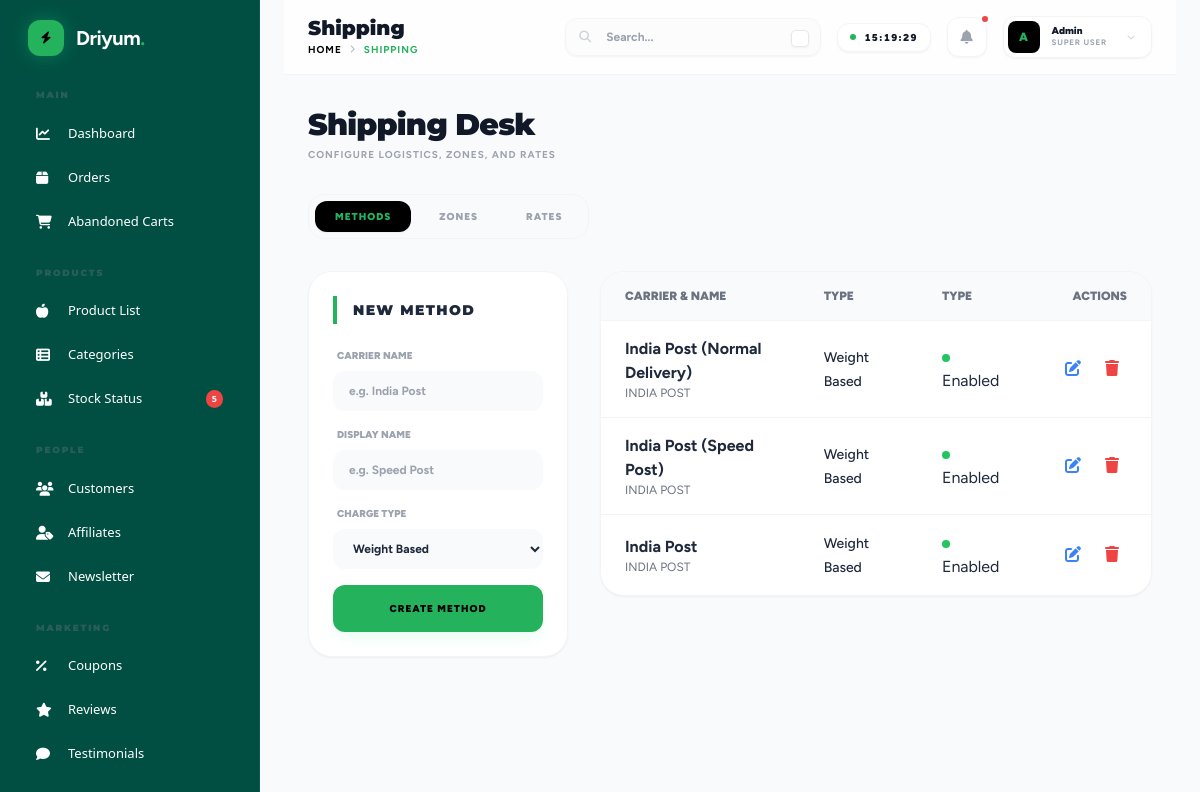
/admin/shipping.php (signed in), run on the app's committed database.
### tables this page shows
CREATE TABLE `shipping_methods` (
  `id` int(11) NOT NULL,
  `carrier_name` varchar(255) NOT NULL,
  `display_name` varchar(255) NOT NULL,
  `min_days` int(11) NOT NULL,
  `max_days` int(11) NOT NULL,
  `charge_type` enum('flat','weight_based','zone_based') NOT NULL,
  `status` tinyint(1) DEFAULT 1,
  `created_at` timestamp NOT NULL DEFAULT current_timestamp(),
  `updated_at` timestamp NOT NULL DEFAULT current_timestamp() ON UPDATE current_timestamp()
);

### config/database.php (called while the page is built, shortened)
<?php
function get_db_connection() {
    static $conn = null;
    if ($conn === null) {
        $conn = @mysqli_connect(DB_HOST, DB_USER, DB_PASS, DB_NAME);
        mysqli_set_charset($conn, "utf8mb4");
        mysqli_query($conn, "SET time_zone = '+05:30'");
    }
    return $conn;
}
function execute_query($sql, $params = []) {
    $conn = get_db_connection();
    if (!empty($params)) {
        $stmt = mysqli_prepare($conn, $sql);
        if ($stmt) {
            $types = '';
            $values = [];
            foreach ($params as $param) {
                if (is_int($param)) {
                    $types .= 'i';
                } elseif (is_double($param)) {
                    $types .= 'd';
                } else {
                    $types .= 's';
                }
                $values[] = $param;
            }
            mysqli_stmt_bind_param($stmt, $types, ...$values);
            $result = mysqli_stmt_get_result($stmt);
            return $result;
        }
        return false;
    }
    return mysqli_query($conn, $sql);
}
function fetch_all($sql, $params = []) {
    $result = execute_query($sql, $params);
    if ($result) {
        $rows = [];
        while ($row = mysqli_fetch_assoc($result)) {
            $rows[] = $row;
        }
        return $rows;
    }
    return [];
}

### admin/shipping.php (the view, shortened to what this page needs)
<?php
require_once 'includes/header.php';
$methods = fetch_all("SELECT * FROM shipping_methods ORDER BY id DESC");
$active_tab = isset($_GET['tab']) ? $_GET['tab'] : 'methods';
?>
<div class="mb-8 flex flex-col md:flex-row justify-between items-start md:items-center gap-6 anim-up">
    <div>
        <h1 class="text-3xl font-black text-gray-900 crimson-pro tracking-tight">Shipping Desk</h1>
        <p class="text-[10px] font-bold text-gray-400 uppercase tracking-widest mt-1">Configure logistics, zones, and rates</p>
    </div>
</div>
<div class="flex gap-2 mb-8 bg-gray-50/50 p-1.5 rounded-2xl w-fit anim-up border border-gray-100">
    <a href="?tab=methods" class="px-5 py-2 rounded-xl text-[10px] font-black uppercase tracking-widest transition-all <?php echo $active_tab == 'methods' ? 'bg-black text-[#24B25D] shadow-sm' : 'text-gray-400 hover:text-gray-600 hover:bg-gray-100'; ?>">
        Methods
    </a>
    <a href="?tab=zones" class="px-5 py-2 rounded-xl text-[10px] font-black uppercase tracking-widest transition-all <?php echo $active_tab == 'zones' ? 'bg-black text-[#24B25D] shadow-sm' : 'text-gray-400 hover:text-gray-600 hover:bg-gray-100'; ?>">
        Zones
    </a>
    <a href="?tab=rates" class="px-5 py-2 rounded-xl text-[10px] font-black uppercase tracking-widest transition-all <?php echo $active_tab == 'rates' ? 'bg-black text-[#24B25D] shadow-sm' : 'text-gray-400 hover:text-gray-600 hover:bg-gray-100'; ?>">
        Rates
    </a>
</div>
<?php if ($active_tab == 'methods'): ?>
    <div class="grid grid-cols-1 lg:grid-cols-3 gap-8 anim-up">
        <div class="lg:col-span-1">
            <div class="bg-white p-6 rounded-3xl shadow-sm border border-gray-100">
                <h3 class="text-sm font-black uppercase tracking-widest mb-6 py-1 border-l-4 border-[#24B25D] pl-4">New Method</h3>
                <form action="?tab=methods" method="POST" class="space-y-4">
                    <div>
                        <label class="block text-[10px] font-black uppercase text-gray-400 mb-2 ml-1">Carrier Name</label>
                        <input type="text" name="carrier_name" required placeholder="e.g. India Post" class="w-full bg-gray-50 border-none rounded-xl px-4 py-3 text-xs font-bold outline-none focus:ring-1 focus:ring-[#24B25D] transition-all">
                    </div>
                    <div>
                        <label class="block text-[10px] font-black uppercase text-gray-400 mb-2 ml-1">Display Name</label>
                        <input type="text" name="display_name" required placeholder="e.g. Speed Post" class="w-full bg-gray-50 border-none rounded-xl px-4 py-3 text-xs font-bold outline-none focus:ring-1 focus:ring-[#24B25D] transition-all">
                    </div>
                    <div>
                        <label class="block text-[10px] font-black uppercase text-gray-400 mb-2 ml-1">Charge Type</label>
                        <select name="charge_type" class="w-full bg-gray-50 border-none rounded-xl px-4 py-3 text-xs font-bold outline-none focus:ring-1 focus:ring-[#24B25D] transition-all">
                            <option value="weight_based">Weight Based</option>
                        </select>
                    </div>
                    <button type="submit" name="add_method" class="w-full bg-[#24B25D] text-black font-black py-4 rounded-xl text-[10px] uppercase tracking-widest hover:scale-105 active:scale-95 transition-all shadow-lg shadow-emerald-50">
                        Create Method
                    </button>
                </form>
            </div>
        </div>
        <div class="lg:col-span-2">
            <div class="bg-white rounded-3xl shadow-sm border border-gray-100 overflow-hidden">
                <table class="w-full">
                    <thead class="bg-gray-50 border-b border-gray-100">
                        <tr>
                            <th class="px-6 py-4 text-left text-xs font-black text-gray-500 uppercase">Carrier & Name</th>
                            <th class="px-6 py-4 text-left text-xs font-black text-gray-500 uppercase">Type</th>
                            <th class="px-6 py-4 text-left text-xs font-black text-gray-500 uppercase">Type</th>
                            <th class="px-6 py-4 text-right text-xs font-black text-gray-500 uppercase">Actions</th>
                        </tr>
                    </thead>
                    <tbody class="divide-y divide-gray-100">
                        <?php foreach($methods as $m): ?>
                        <tr>
                            <td class="px-6 py-4">
                                <div class="font-bold"><?php echo $m['display_name']; ?></div>
                                <div class="text-xs text-gray-500 uppercase"><?php echo $m['carrier_name']; ?></div>
                            </td>
                            <td class="px-6 py-4 text-left">
                                <span class="text-sm font-medium capitalize"><?php echo str_replace('_', ' ', $m['charge_type']); ?></span>
                            </td>
                            <td class="px-6 py-4">
                                <?php if($m['status']): ?>
                                    <span class="w-2 h-2 rounded-full bg-green-500 inline-block mr-1"></span> Enabled
                                <?php else: ?>
                                    <span class="w-2 h-2 rounded-full bg-red-500 inline-block mr-1"></span> Disabled
                                <?php endif; ?>
                            </td>
                            <td class="px-6 py-4 text-right">
                                <div class="flex justify-end gap-2">
                                    <button onclick="editMethod(<?php echo htmlspecialchars(json_encode($m)); ?>)" class="text-blue-500 hover:text-blue-700 p-2">
                                        <i class="fas fa-edit"></i>
                                    </button>
                                    <form action="?tab=methods" method="POST" onsubmit="return confirm('Delete this method and all its weight rates?')">
                                        <button type="submit" name="delete_method" class="text-red-500 hover:text-red-700 p-2">
                                            <i class="fas fa-trash"></i>
                                        </button>
                                    </form>
                                </div>
                            </td>
                        </tr>
                        <?php endforeach; ?>
                    </tbody>
                </table>
            </div>
        </div>
    </div>
<?php endif; ?>
</body>
</html>

### assets/css/chunky.css (style rules this page uses)
:root { --color-bg: #FFFEDC; --color-primary: #24B25D; --color-primary-dark: #17775D; --color-text: #111827; --color-bg-card: #ffffff; --shadow-chunk: 0 8px 0 rgba(0, 0, 0, 0.05), 0 12px 24px rgba(0, 0, 0, 0.1); --shadow-float: 0 10px 30px -5px rgba(25, 220, 126, 0.3); --font-heading: 'Montserrat', sans-serif; --font-body: 'Figtree', sans-serif; --font-cute: 'Delius', cursive; --radius-l: 24px; --radius-xl: 40px; --radius-pill: 100px; }
.anim-up { animation: anim-up 0.6s cubic-bezier(0.34, 1.56, 0.64, 1) forwards; }
body { background-color: var(--color-bg); color: var(--color-text); font-family: var(--font-body); -webkit-font-smoothing: antialiased; overflow-x: clip; }
h1, h2, h3, h4, h5, h6 { font-family: var(--font-heading); }
:root { --heading-clamp: clamp(2.5rem, 8vw, 6rem); --subheading-clamp: clamp(1.25rem, 3vw, 2.5rem); }

### admin/includes/header.php (style rules this page uses)
body { font-family: 'Figtree', sans-serif; background-color: #fcfdfe; color: #1e293b; }
.crimson-pro { font-family: 'Montserrat', sans-serif; }
.anim-up { animation: slideIn 0.3s ease-out forwards; }

### data on the page
shipping_methods: display_name "India Post (Normal Delivery)", carrier_name "INDIA POST", charge_type "Weight Based", status 1 (drawn)
shipping_methods: display_name "India Post (Speed Post)", carrier_name "INDIA POST", charge_type "Weight Based", status 1 (drawn)
shipping_methods: display_name "India Post", carrier_name "INDIA POST", charge_type "Weight Based", status 1 (drawn)

### other printed values
$low_stock_count "5"
$page_titles[$curr_page] "Shipping"
$page_titles[$curr_page] "SHIPPING"
